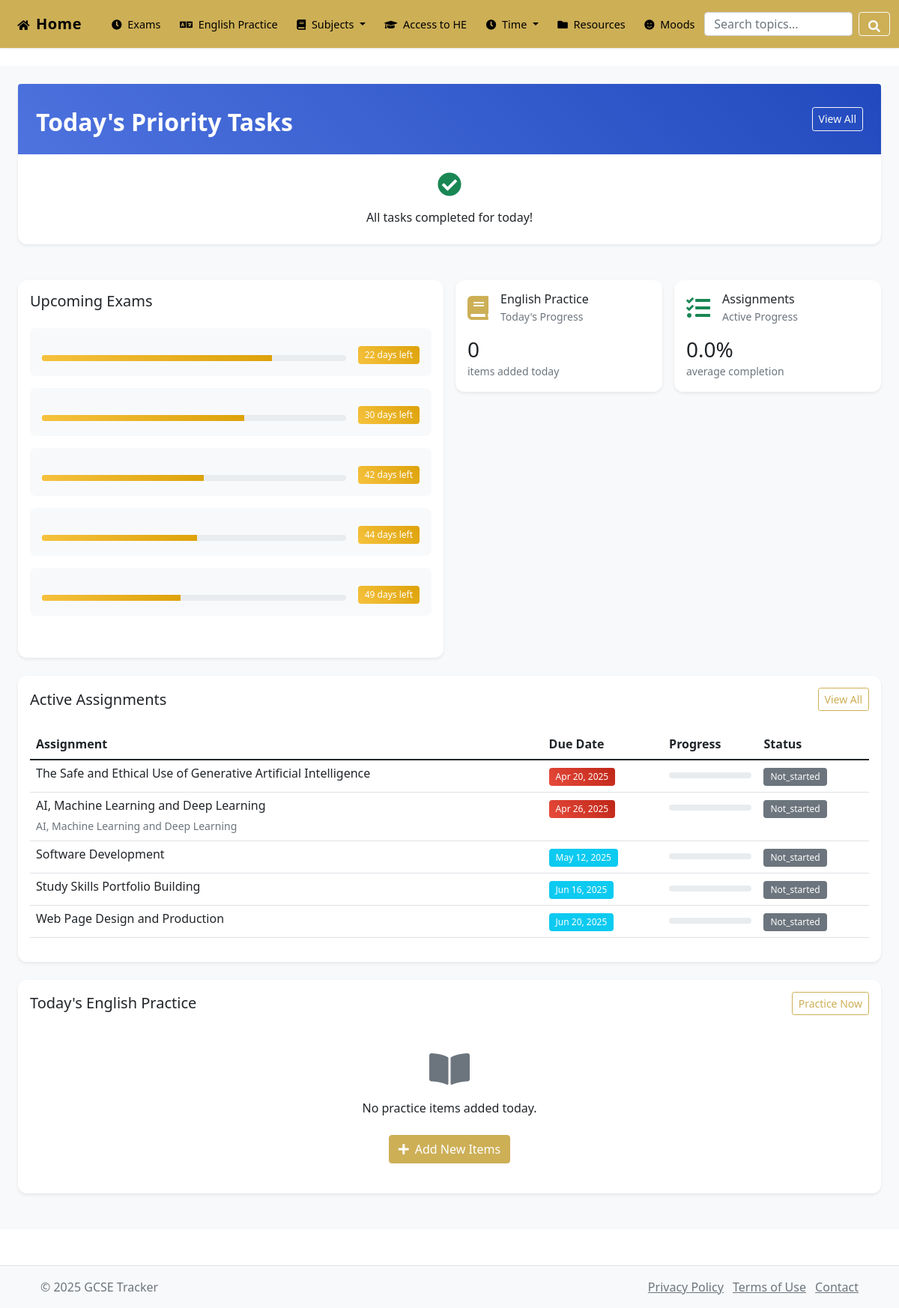
Page /dashboard.php on the committed database.
### tables this page shows
CREATE TABLE `exams` (
  `id` int(11) NOT NULL,
  `subject_id` int(11) DEFAULT NULL,
  `title` varchar(100) NOT NULL,
  `exam_date` datetime NOT NULL,
  `duration` int(11) DEFAULT 120,
  `location` varchar(100) DEFAULT NULL,
  `exam_board` varchar(50) DEFAULT NULL,
  `paper_code` varchar(20) DEFAULT NULL,
  `importance` int(11) DEFAULT 3,
  `notes` text DEFAULT NULL,
  `section_a_topics` text DEFAULT NULL,
  `section_b_topics` text DEFAULT NULL,
  `total_marks` int(11) DEFAULT 0,
  `calculator_allowed` tinyint(1) DEFAULT 0,
  `formula_sheet_provided` tinyint(1) DEFAULT 0,
  `equipment_needed` text DEFAULT NULL,
  `special_instructions` text DEFAULT NULL,
  `revision_resources` text DEFAULT NULL,
  `exam_tips` text DEFAULT NULL,
  `syllabus_link` varchar(255) DEFAULT NULL
);

CREATE TABLE `access_assignments` (
  `id` int(11) NOT NULL,
  `unit_id` int(11) DEFAULT NULL,
  `unit_overview` text DEFAULT NULL,
  `title` varchar(255) NOT NULL,
  `overview` text DEFAULT NULL,
  `question_text` text DEFAULT NULL,
  `guidance` text DEFAULT NULL,
  `word_limit` int(11) DEFAULT NULL,
  `credits` int(11) NOT NULL,
  `due_date` date NOT NULL,
  `description` text DEFAULT NULL,
  `status` enum('not_started','in_progress','completed') DEFAULT 'not_started',
  `created_at` datetime DEFAULT current_timestamp(),
  `updated_at` datetime DEFAULT current_timestamp() ON UPDATE current_timestamp(),
  `total_criteria` int(11) DEFAULT 0,
  `completed_criteria` int(11) DEFAULT 0,
  `progress_percentage` decimal(5,2) DEFAULT 0.00,
  `priority` enum('low','medium','high') DEFAULT 'medium',
  `estimated_hours` int(11) DEFAULT NULL,
  `actual_hours` int(11) DEFAULT 0,
  `submitted_date` datetime DEFAULT NULL
);

CREATE TABLE `access_course_units` (
  `id` int(11) NOT NULL,
  `unit_code` varchar(10) NOT NULL,
  `unit_name` varchar(255) NOT NULL,
  `description` text DEFAULT NULL,
  `credits` int(11) DEFAULT 3,
  `is_graded` tinyint(1) DEFAULT 1,
  `created_at` timestamp NOT NULL DEFAULT current_timestamp(),
  `updated_at` timestamp NOT NULL DEFAULT current_timestamp() ON UPDATE current_timestamp()
);

### dashboard.php (the view, shortened to what this page needs)
<?php
require_once 'includes/functions.php';
$tasks_query = "
    SELECT t.*, tc.name as category_name, tc.color as category_color
    FROM tasks t
    LEFT JOIN task_categories tc ON t.category_id = tc.id
    WHERE DATE(t.due_date) = CURRENT_DATE
    AND t.status != 'completed'
    ORDER BY t.priority DESC, t.due_time ASC
";
$tasks_result = $conn->query($tasks_query);
$today_tasks = $tasks_result->fetch_all(MYSQLI_ASSOC);
$exams_query = "
    SELECT *,
           DATEDIFF(exam_date, CURRENT_DATE) as days_left
    FROM exams
    WHERE exam_date >= CURRENT_DATE
    ORDER BY exam_date ASC
    LIMIT 5
";
$exams_result = $conn->query($exams_query);
$upcoming_exams = $exams_result->fetch_all(MYSQLI_ASSOC);
$english_stats_query = "
    SELECT
        COUNT(*) as total_items,
        SUM(CASE WHEN created_at = CURRENT_DATE THEN 1 ELSE 0 END) as items_today,
        (SELECT COUNT(*) FROM favorite_practice_items) as total_favorites
    FROM practice_items
";
$english_stats = $conn->query($english_stats_query)->fetch_assoc();
$assignments_query = "
    SELECT a.*, u.unit_name,
           (a.completed_criteria / NULLIF(a.total_criteria, 0)) * 100 as completion_percentage
    FROM access_assignments a
    LEFT JOIN access_course_units u ON a.unit_id = u.id
    WHERE a.status != 'completed'
    ORDER BY a.due_date ASC
    LIMIT 5
";
$assignments_result = $conn->query($assignments_query);
$active_assignments = $assignments_result->fetch_all(MYSQLI_ASSOC);
$words_query = "
    SELECT pi.*, pc.name as category_name,
           CASE WHEN fpi.practice_item_id IS NOT NULL THEN 1 ELSE 0 END as is_favorite
    FROM practice_items pi
    LEFT JOIN practice_categories pc ON pi.category_id = pc.id
    LEFT JOIN favorite_practice_items fpi ON pi.id = fpi.practice_item_id
    WHERE DATE(pi.created_at) = CURRENT_DATE
    ORDER BY pi.created_at DESC
    LIMIT 5
";
$words_result = $conn->query($words_query);
$today_words = $words_result->fetch_all(MYSQLI_ASSOC);
require_once 'includes/header.php';
?>
<div class="dashboard">
    <section class="dashboard-section mb-4">
        <div class="container-fluid">
            <div class="row g-3">
                <div class="col-12">
                    <div class="card border-0 shadow-sm">
                        <div class="card-body p-0">
                            <div class="p-4 bg-primary text-white rounded-top">
                                <div class="d-flex justify-content-between align-items-center">
                                    <h2 class="h5 mb-0">Today's Priority Tasks</h2>
                                    <a href="tasks.php" class="btn btn-sm btn-outline-light">View All</a>
                                </div>
                            </div>
                            <?php if (empty($today_tasks)): ?>
                                <div class="p-4 text-center">
                                    <i class="fas fa-check-circle fa-2x text-success mb-3"></i>
                                    <p class="mb-0">All tasks completed for today!</p>
                                </div>
                            <?php endif; ?>
                        </div>
                    </div>
                </div>
            </div>
        </div>
    </section>
    <section class="dashboard-section mb-4">
        <div class="container-fluid">
            <div class="row g-3">
                <div class="col-md-6">
                    <div class="card border-0 shadow-sm h-100">
                        <div class="card-body">
                            <h3 class="h5 mb-4">Upcoming Exams</h3>
                            <?php if (empty($upcoming_exams)): ?>
                                <p class="text-muted">No upcoming exams scheduled.</p>
                            <?php else: ?>
                                <?php foreach ($upcoming_exams as $exam): ?>
                                    <div class="exam-countdown mb-3">
                                        <div class="d-flex align-items-center">
                                            <div class="progress flex-grow-1" style="height: 8px;">
                                                <?php
                                                $days_left = max(0, $exam['days_left']);
                                                $total_days = 90;
                                                $progress = 100 - (($days_left / $total_days) * 100);
                                                ?>
                                                <div class="progress-bar bg-warning" style="width: <?php echo $progress; ?>%"></div>
                                            </div>
                                            <span class="ms-3 badge bg-warning">
                                                <?php echo $days_left; ?> days left
                                            </span>
                                        </div>
                                    </div>
                                <?php endforeach; ?>
                            <?php endif; ?>
                        </div>
                    </div>
                </div>
                <div class="col-md-6">
                    <div class="row g-3">
                        <div class="col-6">
                            <div class="card border-0 shadow-sm">
                                <div class="card-body">
                                    <div class="d-flex align-items-center mb-3">
                                        <div class="flex-shrink-0">
                                            <i class="fas fa-book fa-2x text-primary"></i>
                                        </div>
                                        <div class="ms-3">
                                            <h6 class="mb-0">English Practice</h6>
                                            <small class="text-muted">Today's Progress</small>
                                        </div>
                                    </div>
                                    <h3 class="mb-0"><?php echo $english_stats['items_today']; ?></h3>
                                    <small class="text-muted">items added today</small>
                                </div>
                            </div>
                        </div>
                        <div class="col-6">
                            <div class="card border-0 shadow-sm">
                                <div class="card-body">
                                    <div class="d-flex align-items-center mb-3">
                                        <div class="flex-shrink-0">
                                            <i class="fas fa-tasks fa-2x text-success"></i>
                                        </div>
                                        <div class="ms-3">
                                            <h6 class="mb-0">Assignments</h6>
                                            <small class="text-muted">Active Progress</small>
                                        </div>
                                    </div>
                                    <?php
                                    $total_progress = 0;
                                    $assignment_count = count($active_assignments);
                                    foreach ($active_assignments as $assignment) {
                                        $total_progress += $assignment['completion_percentage'];
                                    }
                                    $average_progress = $assignment_count > 0 ? $total_progress / $assignment_count : 0;
                                    ?>
                                    <h3 class="mb-0"><?php echo number_format($average_progress, 1); ?>%</h3>
                                    <small class="text-muted">average completion</small>
                                </div>
                            </div>
                        </div>
                    </div>
                </div>
            </div>
        </div>
    </section>
    <section class="dashboard-section mb-4">
        <div class="container-fluid">
            <div class="card border-0 shadow-sm">
                <div class="card-body">
                    <div class="d-flex justify-content-between align-items-center mb-4">
                        <h3 class="h5 mb-0">Active Assignments</h3>
                        <a href="assignments.php" class="btn btn-sm btn-outline-primary">View All</a>
                    </div>
                    <?php if (empty($active_assignments)): ?>
                        <p class="text-muted">No active assignments.</p>
                    <?php else: ?>
                        <div class="table-responsive">
                            <table class="table table-hover">
                                <thead>
                                    <tr>
                                        <th>Assignment</th>
                                        <th>Due Date</th>
                                        <th>Progress</th>
                                        <th>Status</th>
                                    </tr>
                                </thead>
                                <tbody>
                                    <?php foreach ($active_assignments as $assignment): ?>
                                        <tr>
                                            <td>
                                                <h6 class="mb-1"><?php echo htmlspecialchars($assignment['title']); ?></h6>
                                                <small class="text-muted"><?php echo htmlspecialchars($assignment['unit_name']); ?></small>
                                            </td>
                                            <td>
                                                <?php
                                                $days_until_due = (strtotime($assignment['due_date']) - time()) / (60 * 60 * 24);
                                                $badge_class = $days_until_due < 7 ? 'bg-danger' : ($days_until_due < 14 ? 'bg-warning' : 'bg-info');
                                                ?>
                                                <span class="badge <?php echo $badge_class; ?>">
                                                    <?php echo date('M j, Y', strtotime($assignment['due_date'])); ?>
                                                </span>
                                            </td>
                                            <td>
                                                <div class="progress" style="height: 8px;">
                                                </div>
                                            </td>
                                            <td>
                                                <span class="badge bg-secondary">
                                                    <?php echo ucfirst($assignment['status']); ?>
                                                </span>
                                            </td>
                                        </tr>
                                    <?php endforeach; ?>
                                </tbody>
                            </table>
                        </div>
                    <?php endif; ?>
                </div>
            </div>
        </div>
    </section>
    <section class="dashboard-section mb-4">
        <div class="container-fluid">
            <div class="card border-0 shadow-sm">
                <div class="card-body">
                    <div class="d-flex justify-content-between align-items-center mb-4">
                        <h3 class="h5 mb-0">Today's English Practice</h3>
                        <a href="pages/EnglishPractice/practice.php" class="btn btn-sm btn-outline-primary">Practice Now</a>
                    </div>
                    <?php if (empty($today_words)): ?>
                        <div class="text-center py-4">
                            <i class="fas fa-book-open fa-3x text-muted mb-3"></i>
                            <p class="mb-4">No practice items added today.</p>
                            <a href="pages/EnglishPractice/daily_entry.php" class="btn btn-primary">
                                <i class="fas fa-plus me-2"></i>Add New Items
                            </a>
                        </div>
                    <?php endif; ?>
                </div>
            </div>
        </div>
    </section>
</div>
<?php require_once 'includes/footer.php'; ?>

### rows in the picture
exams: $progress 75.555555555556 (drawn), days_left "22"
exams: $progress 66.666666666667 (drawn), days_left "30"
exams: $progress 53.333333333333 (drawn), days_left "42"
exams: $progress 51.111111111111 (drawn), days_left "44"
exams: $progress 45.555555555556 (drawn), days_left "49"
access_assignments: title "The Safe and Ethical Use of Generative Artificial Intelligence", due_date "Apr 20, 2025", status "Not_started"
access_assignments: title "AI, Machine Learning and Deep Learning", access_course_units.unit_name "AI, Machine Learning and Deep Learning", due_date "Apr 26, 2025", status "Not_started"
access_assignments: title "Software Development", due_date "May 12, 2025", status "Not_started"
access_assignments: title "Study Skills Portfolio Building", due_date "Jun 16, 2025", status "Not_started"
access_assignments: title "Web Page Design and Production", due_date "Jun 20, 2025", status "Not_started"

### other values in the picture
$english_stats['items_today'] "0"
$average_progress "0.0"
